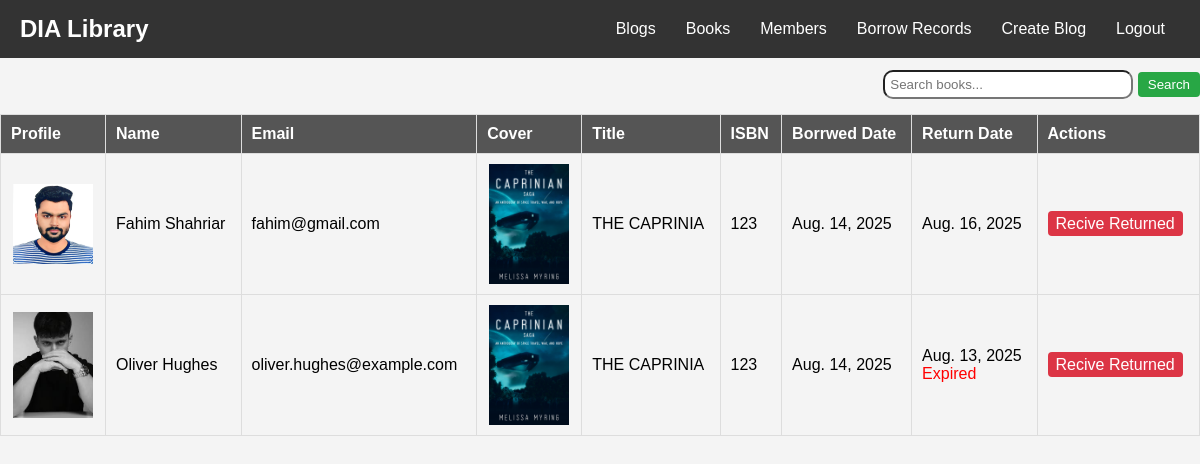
The app's page /borrwed/book/list/ (signed in) with its own data.
### library/models.py (models this page shows, shortened)
class BorrowRecord(models.Model):
    member = models.ForeignKey(Member, on_delete=models.CASCADE)
    book = models.ForeignKey(Book, on_delete=models.CASCADE)
    borrow_date = models.DateField(auto_now_add=True)
    return_date = models.DateField(null=True, blank=True)
    is_returned = models.BooleanField(default=False)

class Member(models.Model):
    name = models.CharField(max_length=100)
    email = models.EmailField(unique=True)
    phone = models.IntegerField(max_length=15, null=True, blank=True)
    joined_date = models.DateField(auto_now_add=True)
    member_image = models.ImageField(upload_to='members_photo/', null=True, blank=True)

class Book(models.Model):
    title = models.CharField(max_length=100)
    author = models.CharField(max_length=100)
    isbn = models.IntegerField(max_length=13, unique=True)
    quantity = models.IntegerField()
    cover_image = models.ImageField(upload_to='bookk_cover/', blank=True, null=True)

### library/views.py (the view)
# urls.py: path('borrwed/book/list/', views.borrwed_book_list, name='borrwed_book_list'),
@login_required
def borrwed_book_list(request):
    query = request.GET.get('q', '')
    today = timezone.now().date()
    if query:
        borrwed_books = BorrowRecord.objects.filter(
            Q(member__name__icontains=query)|
            Q(member__email__icontains=query)|
            Q(book__title__icontains=query)|
            Q(book__isbn__icontains=query)
        ).select_related('member', 'book')
    else:
        borrwed_books  = BorrowRecord.objects.all().select_related('member', 'book')
    return render(request, 'library/borrow_book_list.html', {'borrwed_books': borrwed_books, 'query': query, 'today': today})

### library/templates/library/borrow_book_list.html (shortened to what this page needs)
{% extends 'base.html' %}
{% load tz %}
{% block content %}
<div class="content_container">
    <div class="top_content">
        <div class="search_bar">
            <form method="GET" action="{% url 'borrwed_book_list' %}">
                <input type="text" name="q" placeholder="Search books..." value="{{ query }}">
                <button type="submit" class="btn">Search</button>
            </form>
        </div>
    </div>
    <table>
        <tr>
            <th>Profile</th>
            <th>Name</th>
            <th>Email</th>
            <th>Cover</th>
            <th>Title</th>
            <th>ISBN</th>
            <th>Borrwed Date</th>
            <th>Return Date</th>
            <th>Actions</th>
        </tr>
        {% for borrwed_book in borrwed_books %}
        {% if not borrwed_book.is_returned %}
            <tr>
            <td>
                {% if borrwed_book.member.member_image %}
                    <img src="{{ borrwed_book.member.member_image.url }}" alt="{{ book.title }}" width="80" style= "display:block; margin: 0 auto;"/>
                {% else %}
                    No Image
                {% endif %}
            </td>
            <td>{{ borrwed_book.member.name }}</td>
            <td>{{ borrwed_book.member.email }}</td>
            <td>
                {% if borrwed_book.book.cover_image %}
                    <img src="{{ borrwed_book.book.cover_image.url }}" alt="{{ book.title }}" width="80" style= "display:block; margin: 0 auto;"/>
                {% else %}
                    No Image
                {% endif %}
            </td>
            <td>{{ borrwed_book.book.title }}</td>
            <td>{{ borrwed_book.book.isbn }}</td>
            <td>{{ borrwed_book.borrow_date }}</td>
            <td>
                {% if borrwed_book.return_date %}
                    {{ borrwed_book.return_date }}
                    {% if not borrwed_book.is_returned and borrwed_book.return_date < today %}
                        <br><span style="color: red;" >Expired</span>
                    {% endif %}
                {% else %}
                    Not Set
                {% endif %}
            </td>
            <td>
                <a href="{% url 'return_receive' borrwed_book.id %}" class="btn-delete">Recive Returned</a>
            </td>
        {% endif %}
        </tr>
        {% empty %}
        <tr><td colspan="5" style="text-align: center;">No borrow list found</td></tr>
        {% endfor %}
    </table>
</div>
{% endblock %}

### static/style.css (style rules this page uses)
* { margin: 0; padding: 0; box-sizing: border-box; }
body { font-family: Arial, Helvetica, sans-serif; background-color: #f4f4f4; }
.content_container { margin-top: 60px; }
.top_content { display: flex; justify-content: space-between; }
.top_content a, input, button { margin-top: 10px; }
.search_bar button { cursor: pointer; }
.search_bar input { padding: 5px; width: 250px; border-radius: 10px; }
.content_container table { width: 100%; border-collapse: collapse; margin-top: 15px; }
.content_container table, th, td { border: 1px solid #ddd; }
.content_container th { background: #555; color: white; }
.content_container td, th { padding: 10px; text-align: left; }
.btn { display: inline-block; background: #28a745; color: white; padding: 5px 10px; text-decoration: none; border-radius: 4px; border: none; }
.btn-delete { background: #dc3545; color: white; padding: 4px 8px; text-decoration: none; border-radius: 4px; }

### records on screen
BorrowRecord: member.member_image (picture), member.name "Fahim Shahriar", member.email "fahim@gmail.com", book.cover_image (picture), book "THE CAPRINIA", book.isbn "123", borrow_date "Aug. 14, 2025", return_date "Aug. 16, 2025"
BorrowRecord: member.member_image (picture), member.name "Oliver Hughes", member.email "oliver.hughes@example.com", book.cover_image (picture), book "THE CAPRINIA", book.isbn "123", borrow_date "Aug. 14, 2025", return_date "Aug. 13, 2025", is_returned "Expired"
